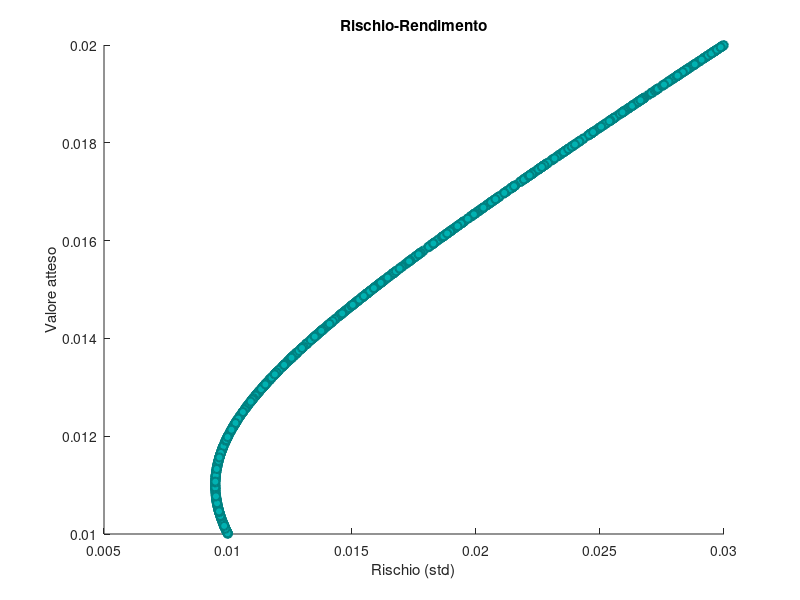

This chart was generated by the following MATLAB code:
%% Genera portafogli aleatori composti da 2 titoli e fa il grafico nello spazio rischio-rendimento.


% Input necessari per il modello media-varianza
mu_A		= 0.02;% rendimento atteso del titolo A
mu_B		= 0.01;% rendimento atteso del titolo B
sigma_A	= 0.03;% deviazione standard del titolo A
sigma_B	= 0.01;% deviazione standard del titolo B
corAB   = 0;% correlazione tra i due titoli

%% calcolo del rendimento atteso e deviazione standard del rendimento di un portafogli specifico utilizzando la forma non-matriciale
X = [ 0.2 ; 0.8 ];% pesi del portafogli 
% calcolo del rendimento atteso del portafogli X
mu_p=X(1)*mu_A+X(2)*mu_B;
% calcolo della deviazione standard del rendimento del portafogli X
std_p=sqrt(X(1)^2*sigma_A^2+X(2)^2*sigma_B^2+2*X(1)*X(2)*sigma_A*sigma_B*corAB);


%% calcolo del rendimento atteso e deviazione standard del rendimento di un portafogli specifico utilizzando la forma matriciale


V =  [ sigma_A^2 corAB*sigma_A*sigma_B ; corAB*sigma_A*sigma_B sigma_B^2 ];% matrice di varianza-covarianza
R = [mu_A ; mu_B ];% vettore dei rendimenti attesi

% calcolo del rendimento atteso e della deviazione standard del rendimento del portafogli X
ERP      = X'*R;
sigmaP  = sqrt(X'*V*X);

%% genera 1000 portafogli aleatori
n_portfolio = 1000;% il numero dei portafogli da generare
r_p 		= zeros(n_portfolio,1);%p realloca il rendimento atteso dei portafogli 
var_p 	= zeros(n_portfolio,1);% prealloca la varianze dei rendimenti dei portafogli 
Xp	 		= zeros(2,n_portfolio);% prealloca le quote dei due titoli per ciascun portafogli 

% genera e calcola il valore attesso e la varianza di 1000 portafogli con
% pesi generati da una uniforme con parametri 0 e 1
for i = 1:n_portfolio
	x1 		= rand(); % peso del primo titolo generato da una uniforme [0,1]
	Xp(:,i) = [ x1 ; 1-x1 ];% vettore dei pesi con il  vincolo di budget soddisfatto
	r_p(i)      = Xp(:,i)'*R;% rendimento atteso del rendimento di ciascun portafogli 
	var_p(i)  = Xp(:,i)'*V*Xp(:,i);% varianza del rendimento di ciascun portafogli 
end
sig_p=sqrt(var_p);% deviazionne standard del rendimento di ciascun portafogli 

% fai il plotting della deviazione standard e rendimento atteso dei
% portafogli generati
scatter(sig_p,r_p, 'MarkerEdgeColor',[0 .5 .5],...
              'MarkerFaceColor',[0 .7 .7],...
              'LineWidth',1.5);% grafico a dispersione
xlabel('Rischio (std)');% titolo dell'asse x
ylabel('Valore atteso');% titolo dell'asse y
title('Rischio-Rendimento');% titolo del nostro grafico